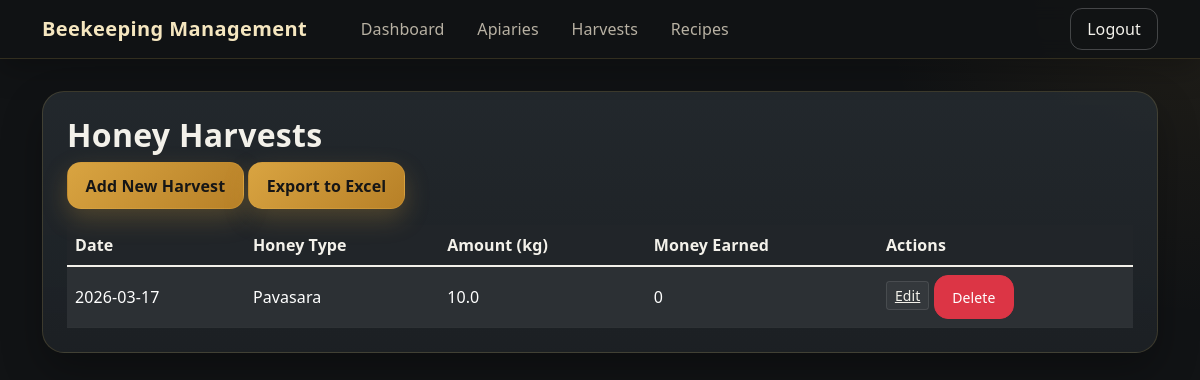
Page /harvests (signed in) on the committed database.
### tables this page shows
CREATE TABLE honey_harvests (
                    id INTEGER PRIMARY KEY,
                    date TEXT NOT NULL,
                    honey_type TEXT NOT NULL,
                    amount REAL NOT NULL,
                    money_earned REAL
                , user_id INTEGER NOT NULL DEFAULT 1);

### web_app.py (the view)
@app.route('/harvests')
@login_required
def harvests():
    conn = sqlite3.connect('beekeeping.db')
    c = conn.cursor()
    c.execute("SELECT id, date, honey_type, amount, money_earned FROM honey_harvests WHERE user_id = ? ORDER BY date DESC", (session['user_id'],))
    harvests_list = c.fetchall()
    conn.close()
    return render_template('harvests.html', harvests=harvests_list)

### web_app.py (called while the page is built)
@app.before_request
def require_login():
    allowed = {"login", "register", "logout", "static", "serve_image"}  # names of view functions that don't require auth
    if request.endpoint not in allowed and not session.get("logged_in"):
        return redirect(url_for("login"))

def login_required(f):
    @wraps(f)
    def decorated_function(*args, **kwargs):
        if not session.get("logged_in"):
            return redirect(url_for("login"))
        return f(*args, **kwargs)
    return decorated_function

### templates/harvests.html (shortened to what this page needs)
{% extends "base.html" %}
{% block content %}
<div class="glass-panel p-4 mb-4">
<h2 class="section-title">Honey Harvests</h2>
<a href="{{ url_for('add_harvest') }}" class="btn btn-honey mb-3">Add New Harvest</a>
<a href="{{ url_for('export_harvests') }}" class="btn btn-honey mb-3">Export to Excel</a>
<div class="table-responsive"><table class="table table-dark table-striped table-hover align-middle mb-0">
    <thead>
        <tr>
            <th>Date</th>
            <th>Honey Type</th>
            <th>Amount (kg)</th>
            <th>Money Earned</th>
            <th>Actions</th>
        </tr>
    </thead>
    <tbody>
        {% for harvest in harvests %}
        <tr>
            <td>{{ harvest[1] }}</td>
            <td>{{ harvest[2] }}</td>
            <td>{{ harvest[3] }}</td>
            <td>{{ harvest[4] or 0 }}</td>
            <td>
                <a href="{{ url_for('edit_harvest', id=harvest[0]) }}" class="btn-sm btn-secondary">Edit</a>
                <a href="{{ url_for('delete_harvest', id=harvest[0]) }}" class="btn btn-sm btn-danger" onclick="return confirm('Are you sure?')">Delete</a>
            </td>
        </tr>
        {% endfor %}
    </tbody>
</table></div>
</div>
{% endblock %}

### templates/base.html (style rules this page uses)
:root { --bg: #111315; --bg-soft: #171a1d; --panel: #1d2125; --panel-2: #242a2f; --border: rgba(255, 209, 102, 0.14); --text: #f3f1ea; --muted: #b8b1a3; --accent: #d9a441; --accent-hover: #e3b65f; --success-bg: #1d2b21; --success-border: #35553d; }
html, body { height: 100%; }
body { background: radial-gradient(circle at top right, rgba(217, 164, 65, 0.08), transparent 22%), radial-gradient(circle at bottom left, rgba(217, 164, 65, 0.05), transparent 20%), var(--bg); color: var(--text); font-family: "Segoe UI", Tahoma, Geneva, Verdana, sans-serif; letter-spacing: 0.1px; }
.glass-panel, .card { background: linear-gradient(180deg, rgba(36, 42, 47, 0.92), rgba(29, 33, 37, 0.96)); border: 1px solid var(--border); border-radius: 22px; box-shadow: 0 18px 40px rgba(0, 0, 0, 0.28); }
.section-title { font-weight: 700; letter-spacing: 0.3px; }
.btn { border-radius: 14px; transition: all 0.18s ease; padding: 0.65rem 1.1rem; }
.btn-primary, .btn-honey { background: linear-gradient(135deg, var(--accent), #b78027); border: 1px solid rgba(217, 164, 65, 0.30); color: #161616; font-weight: 600; box-shadow: 0 10px 24px rgba(217, 164, 65, 0.25); }
.btn-secondary { background: rgba(255, 255, 255, 0.04); border: 1px solid rgba(255, 255, 255, 0.10); color: var(--text); }
.table { color: var(--text); }
.table th, .table td { border-color: rgba(255, 255, 255, 0.08); }
.table-striped > tbody > tr:nth-of-type(odd) { background: rgba(255, 255, 255, 0.03); }

### rows in the picture
honey_harvests: date "2026-03-17", honey_type "Pavasara", amount "10.0", money_earned "0"
